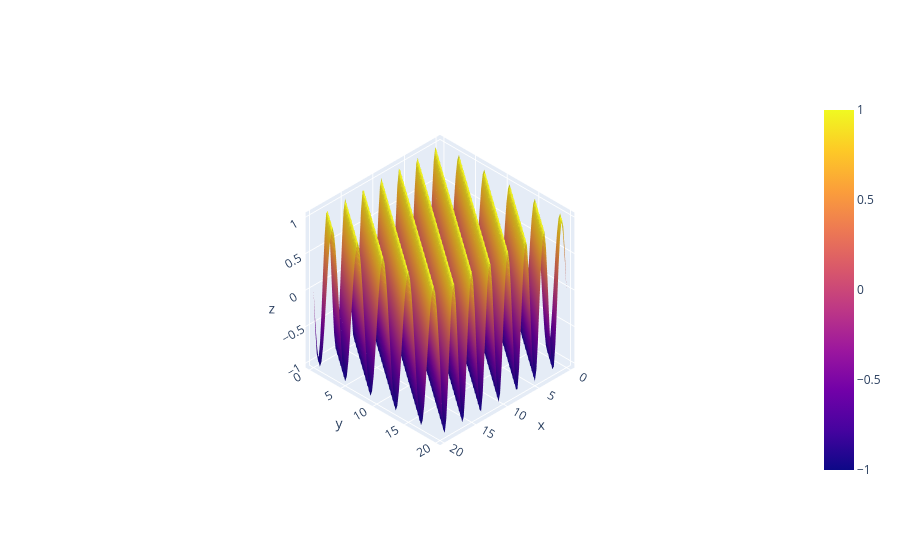

Notebook source saved alongside this figure:
### Markdown cell above
> The same analysis can be extended to two dimensions (2D). In 2D, the
> discrete sine and cosine waves are as follows:
> 
> $$s_{u,v}\left[n,m\right] = A \sin \left(2 \pi \left( \frac{u\,n}{N}  + \frac{v\,m}{M}  \right) \right)$$
> $$c_{u,v}\left[n,m\right] = A \cos \left(2 \pi \left( \frac{u\,n}{N}  + \frac{v\,m}{M}  \right) \right)$$
> 
> where $A$ is the amplitude and $u$ and $v$ are the two spatial
> frequencies and define how fast or slow the waves change along the
> spatial dimensions $n$ and $m$.

lets try to implement the sin() function

### Code cell
# if we were to describe n and m as orthogonal on 2d plane:
#   A: wave amplitude
#   N: sample size of wave in n axis
#   u: wave frequency in n per sample size in n
#   M: sample size of wave in m axis
#   v: wave frequency in m per sample size in m
def make_disc_sine_2d(A, N, u, M, v):
  def disc_sine_2d(n, m):
    return A * np.sin((np.pi * 2) * (((u * n) / N) + ((v * m) / M)))
  return disc_sine_2d

A = 1
N = 20
M = 20
n = np.linspace(0, N, 4 * N + 1)
u = 7
m = np.linspace(0, M, 4 * M + 1)
v = -5

disc_sine_2d = make_disc_sine_2d(A, N, u, M, v)

graph = go.Figure(go.Surface(x = n, y = m, z = [[disc_sine_2d(_n, _m) for _n in n] for _m in m]))
graph.update_scenes(camera_projection_type = "orthographic")
graph.update_layout(autosize = True)
graph.show()

### Figure 1 — Plotly figure (JSON) as saved in the notebook; plotly's stock layout.template omitted (floating-point values rounded to 4 significant figures; data arrays with more than 128 entries replaced by an {"elided": "..."} marker saying what was removed)
{"data": [{"type": "surface", "x": [0.0, 0.25, 0.5, 0.75, 1.0, 1.25, 1.5, 1.75, 2.0, 2.25, 2.5, 2.75, 3.0, 3.25, 3.5, 3.75, 4.0, 4.25, 4.5, 4.75, 5.0, 5.25, 5.5, 5.75, 6.0, 6.25, 6.5, 6.75, 7.0, 7.25, 7.5, 7.75, 8.0, 8.25, 8.5, 8.75, 9.0, 9.25, 9.5, 9.75, 10.0, 10.25, 10.5, 10.75, 11.0, 11.25, 11.5, 11.75, 12.0, 12.25, 12.5, 12.75, 13.0, 13.25, 13.5, 13.75, 14.0, 14.25, 14.5, 14.75, 15.0, 15.25, 15.5, 15.75, 16.0, 16.25, 16.5, 16.75, 17.0, 17.25, 17.5, 17.75, 18.0, 18.25, 18.5, 18.75, 19.0, 19.25, 19.5, 19.75, 20.0], "y": [0.0, 0.25, 0.5, 0.75, 1.0, 1.25, 1.5, 1.75, 2.0, 2.25, 2.5, 2.75, 3.0, 3.25, 3.5, 3.75, 4.0, 4.25, 4.5, 4.75, 5.0, 5.25, 5.5, 5.75, 6.0, 6.25, 6.5, 6.75, 7.0, 7.25, 7.5, 7.75, 8.0, 8.25, 8.5, 8.75, 9.0, 9.25, 9.5, 9.75, 10.0, 10.25, 10.5, 10.75, 11.0, 11.25, 11.5, 11.75, 12.0, 12.25, 12.5, 12.75, 13.0, 13.25, 13.5, 13.75, 14.0, 14.25, 14.5, 14.75, 15.0, 15.25, 15.5, 15.75, 16.0, 16.25, 16.5, 16.75, 17.0, 17.25, 17.5, 17.75, 18.0, 18.25, 18.5, 18.75, 19.0, 19.25, 19.5, 19.75, 20.0], "z": {"elided": "81x81 float values"}}], "layout": {"autosize": true, "scene": {"camera": {"projection": {"type": "orthographic"}}}}}
